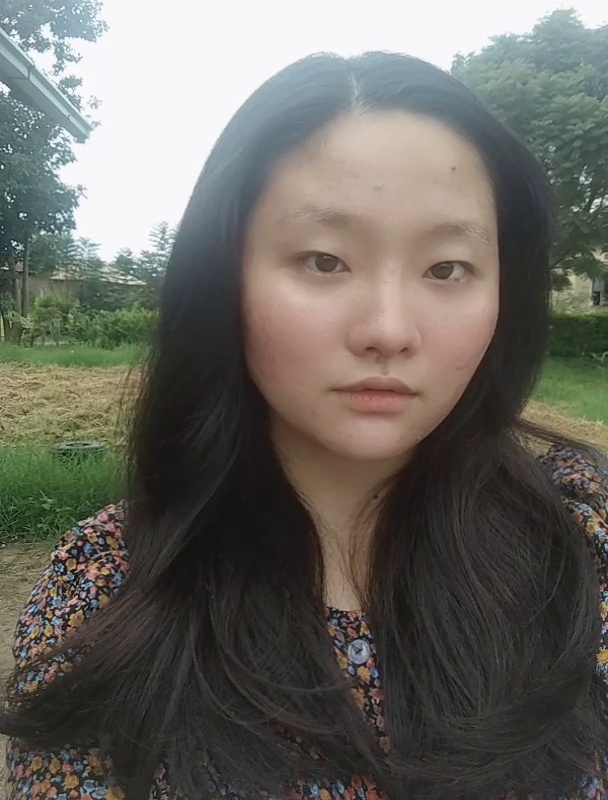
#> input picture training-data/p1/kang102.jpg, 608 x 800 px; its folder holds only this picture in this run
$ python recognizing-faces.py
#> lines starting #> are read from the running program, lines starting #| are printed output that depends on the picture
import cv2
import os
import numpy as np
from matplotlib import pyplot as plt

subjects = ["", "Wendy", "Ruby", "Betty"]

# function to detect face using OpenCV
def detect_face(img):
    gray = cv2.cvtColor(img, cv2.COLOR_BGR2GRAY)

    face_cascade = cv2.CascadeClassifier(cv2.data.haarcascades + 'haarcascade_frontalface_default.xml')
    faces = face_cascade.detectMultiScale(gray, scaleFactor=1.2, minNeighbors=5)

    # if no faces are detected then return original img
    if len(faces) == 0:
        return None, None

    # under the assumption that there will be only one face,
    # extract the face area
    (x, y, w, h) = faces[0]

    # return only the face part of the image
    return gray[y:y + w, x:x + h], faces[0]

def prepare_training_data(data_folder_path):
    # ------STEP-1--------
    # get the directories (one directory for each subject) in data folder
#> called with data_folder_path = 'training-data'
    dirs = os.listdir(data_folder_path)

    # list to hold all subject faces
    faces = []
    # list to hold labels for all subjects
    labels = []

    # let's go through each directory and read images within it
    for dir_name in dirs:

        # our subject directories start with letter 's' so
        # ignore any non-relevant directories if any
        if not dir_name.startswith("p"):
            continue;

        label = int(dir_name.replace("p", ""))

        subject_dir_path = data_folder_path + "/" + dir_name

        # get the images names that are inside the given subject directory
        subject_images_names = os.listdir(subject_dir_path)

        for image_name in subject_images_names:

            # ignore system files like .DS_Store
            if image_name.startswith("."):
                continue;

            # build image path
            # sample image path = training-data/a1/1.jpg
            image_path = subject_dir_path + "/" + image_name

            # read image
            image = cv2.imread(image_path)
#> image is the input picture: shape (800, 608, 3); mean B, G, R 96.6, 103.1, 105.2

            # display an image window to show the image
            cv2.imshow("Training on image...", cv2.resize(image, (400, 500)))
            cv2.waitKey(100)

            # detect face
            face, rect = detect_face(image)
#> in detect_face, `faces = face_cascade.detectMultiScale(gray, scaleFactor=1.2, minNeighb..`: faces = [[225, 143, 311, 311]]
#> in detect_face, `(x, y, w, h) = faces[0]`: x = 225; y = 143; w = 311
#> rect = [225, 143, 311, 311]

            # ------STEP-4--------
            # for the purpose of this tutorial
            # we will ignore faces that are not detected
            if face is not None:
                # add face to list of faces
                faces.append(face)
                # add label for this face
                labels.append(label)
#> pass 2 of the loop in prepare_training_data, `for dir_name in dirs:`:
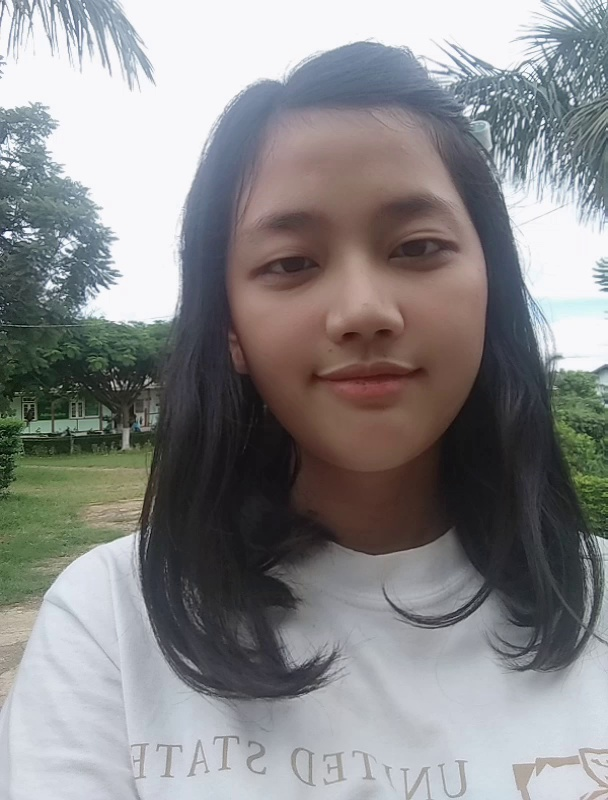
#> input picture training-data/p2/kang0.jpg, 608 x 800 px
#> in prepare_training_data, image is the input picture: shape (800, 608, 3); mean B, G, R 137.6, 136.8, 137.3
#> in detect_face (call 2), `gray = cv2.cvtColor(img, cv2.COLOR_BGR2GRAY)`:
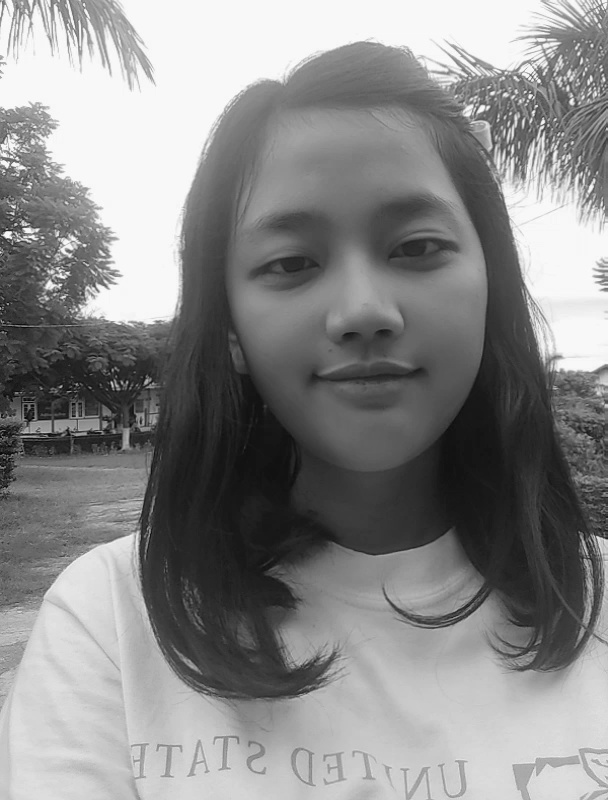
#> gray: shape (800, 608); min 5, max 254, mean 137.1
#> in detect_face (call 2), `faces = face_cascade.detectMultiScale(gray, scaleFactor=1.2, minNeighb..`: faces = [[184, 124, 336, 336]]
#> in detect_face (call 2), `(x, y, w, h) = faces[0]`: x = 184; y = 124; w = 336
#> in prepare_training_data, `face, rect = detect_face(image)`:
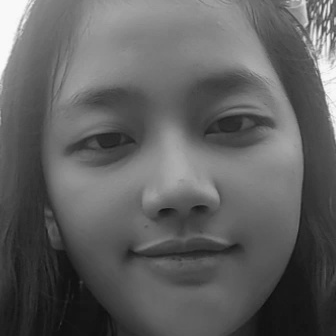
#> face: shape (336, 336); min 12, max 252, mean 95.9
#> in prepare_training_data, `face, rect = detect_face(image)`: rect = [184, 124, 336, 336]

    cv2.destroyAllWindows()
    cv2.waitKey(1)
    cv2.destroyAllWindows()

    return faces, labels


print("Preparing data...")
faces, labels = prepare_training_data("training-data")
#> faces = 2 items; labels = [1, 2]
print("Data prepared")

# print total faces and labels
print("Total faces: ", len(faces))
#| Total faces:  2
print("Total labels: ", len(labels))
#| Total labels:  2

# create our LBPH face recognizer
face_recognizer = cv2.face.LBPHFaceRecognizer_create()

# train our face recognizer of our training faces
face_recognizer.train(faces, np.array(labels))


# function to draw rectangle on image
# according to given (x, y) coordinates and
# given width and heigh

def draw_rectangle(img, rect):
    (x, y, w, h) = rect
    cv2.rectangle(img, (x, y), (x + w, y + h), (0, 0, 128), 10)

# function to draw text on give image starting from
# passed (x, y) coordinates.
def draw_text(img, text, x, y):
    cv2.putText(img, text, (x, y), cv2.FONT_HERSHEY_PLAIN, 10, (0, 0, 128), 10)


def predict(test_img):
    # this function recognizes the person in image passed
    # and draws a rectangle around detected face with name of the
    # subject

    # make a copy of the image as we don't want to change original image
    img = test_img.copy()
    # detect face from the image
    face, rect = detect_face(img)

    # predict the image using our face recognizer
    label = face_recognizer.predict(face)
    # get name of respective label returned by face recognizer
    label_text = subjects[label[0]]

    # draw a rectangle around face detected
    draw_rectangle(img, rect)
    # draw name of predicted person
    draw_text(img, label_text, rect[0], rect[1] - 5)

    return img

print("Predicting images...")

# load test images
test_img1 = cv2.imread("test-data/test1.jpg")
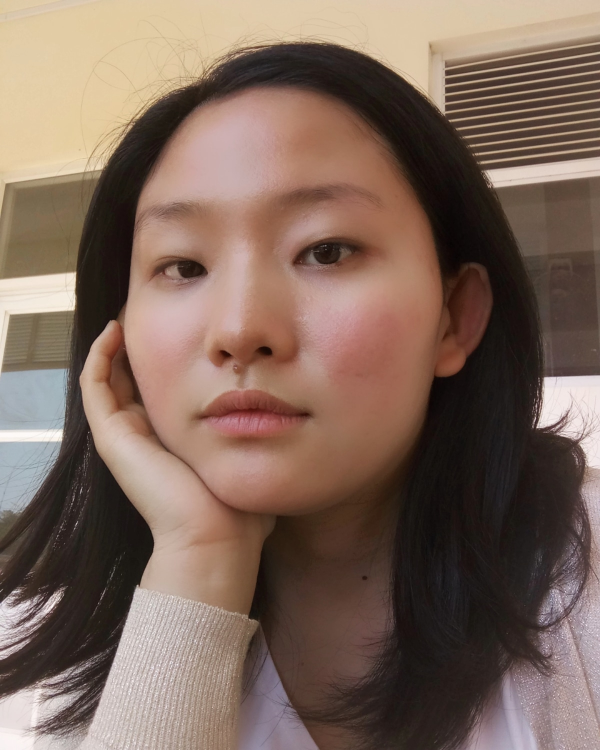
#> input picture test-data/test1.jpg, 1200 x 1500 px (shown at 1/2 size)
#> test_img1 is the input picture: shape (1500, 1200, 3); mean B, G, R 91.4, 103.6, 126.2
test_img2 = cv2.imread("test-data/test2.jpg")
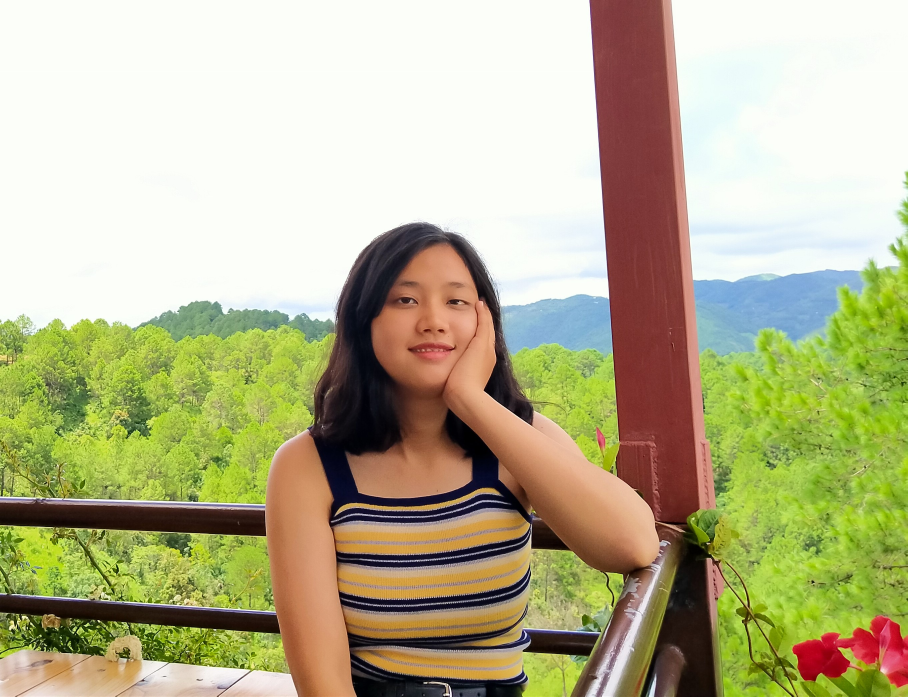
#> input picture test-data/test2.jpg, 2722 x 2089 px (shown at 1/3 size)
#> test_img2 is the input picture: shape (2089, 2722, 3); mean B, G, R 141.6, 178.9, 183
test_img3 = cv2.imread("test-data/test3.jpg")
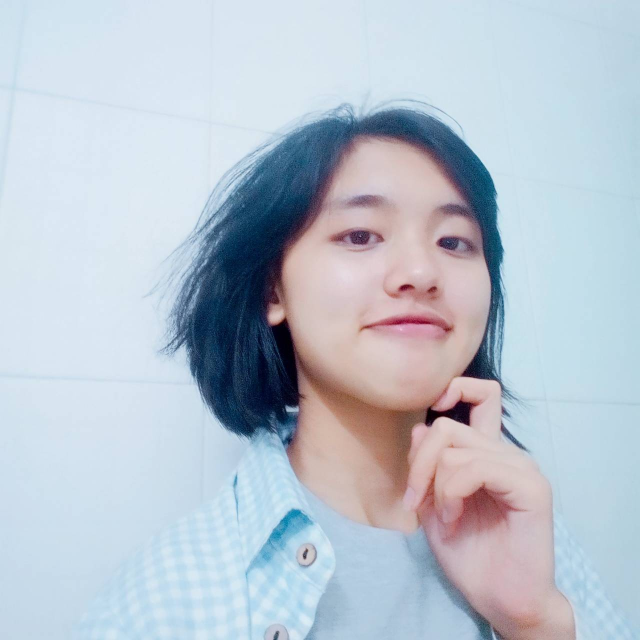
#> input picture test-data/test3.jpg, 1280 x 1280 px (shown at 1/2 size)
#> test_img3 is the input picture: shape (1280, 1280, 3); mean B, G, R 206.7, 195, 184.8


# perform a prediction
predicted_img1 = predict(test_img1)
#> in predict, `face, rect = detect_face(img)`: rect = [150, 229, 722, 722]
#> in predict, `label = face_recognizer.predict(face)`: label = (2, 52.45)
#> in predict, `label_text = subjects[label[0]]`: label_text = 'Ruby'
#> in draw_rectangle, `(x, y, w, h) = rect`: x = 150; y = 229; w = 722
predicted_img1 = cv2.cvtColor(predicted_img1.copy(), cv2.COLOR_BGR2RGB)

predicted_img2 = predict(test_img2)
#> in detect_face (call 4), `gray = cv2.cvtColor(img, cv2.COLOR_BGR2GRAY)`:
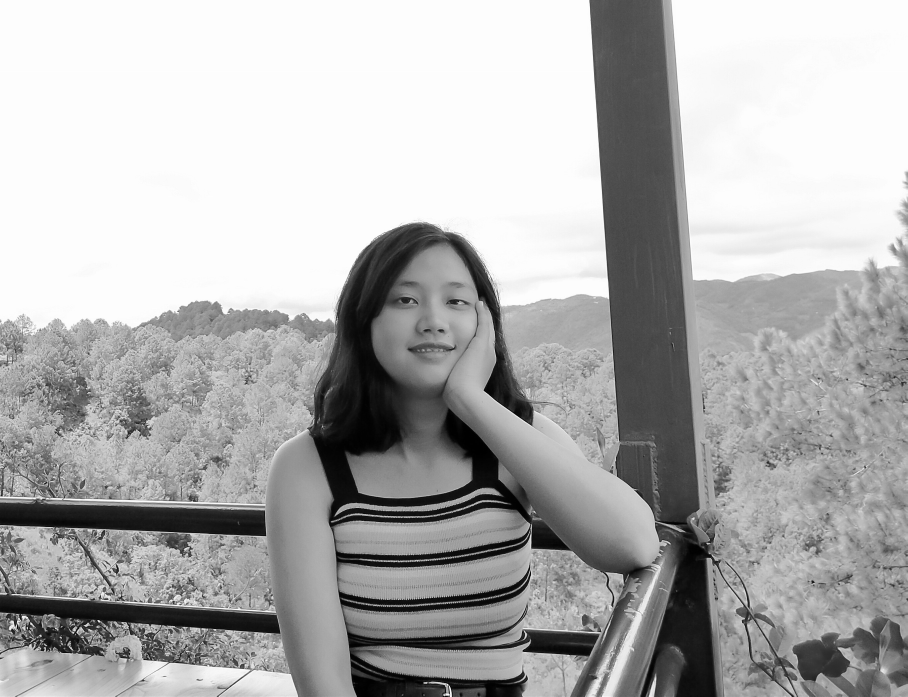
#> gray: shape (2089, 2722) (shown at 1/3 size); min 0, max 255, mean 175.9
#> in detect_face (call 4), `faces = face_cascade.detectMultiScale(gray, scaleFactor=1.2, minNeighb..`: faces = [[1117, 755, 373, 373]]
#> in detect_face (call 4), `(x, y, w, h) = faces[0]`: x = 1117; y = 755; w = 373
#> in predict (call 2), `face, rect = detect_face(img)`:
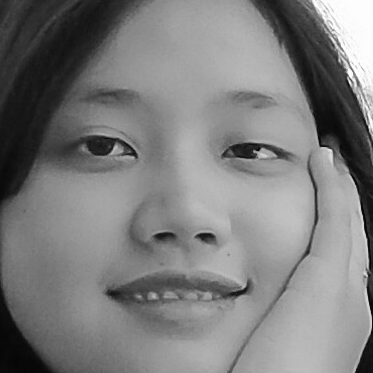
#> face: shape (373, 373); min 2, max 255, mean 125.2
#> in predict (call 2), `face, rect = detect_face(img)`: rect = [1117, 755, 373, 373]
#> in predict (call 2), `label = face_recognizer.predict(face)`: label = (1, 55.48)
#> in predict (call 2), `label_text = subjects[label[0]]`: label_text = 'Wendy'
predicted_img2 = cv2.cvtColor(predicted_img2.copy(), cv2.COLOR_BGR2RGB)

predicted_img3 = predict(test_img3)
#> in predict (call 3), `face, rect = detect_face(img)`:
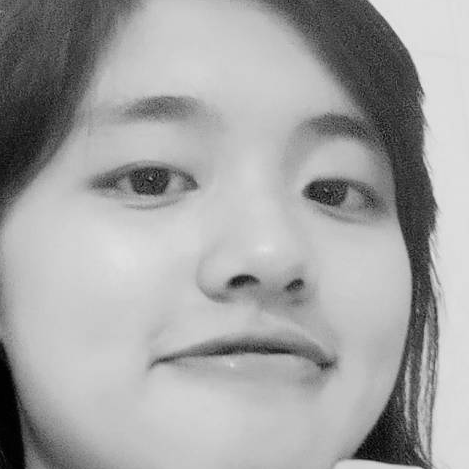
#> face: shape (469, 469); min 1, max 237, mean 163.3
#> in predict (call 3), `face, rect = detect_face(img)`: rect = [570, 294, 469, 469]
#> in predict (call 3), `label = face_recognizer.predict(face)`: label = (1, 71.91)
#> call 3 of draw_text, with text = 'Wendy', x = 570, y = 289
#> in draw_text (call 3), `cv2.putText(img, text, (x, y), cv2.FONT_HERSHEY_PLAIN, 10, (0, 0, 128)..`:
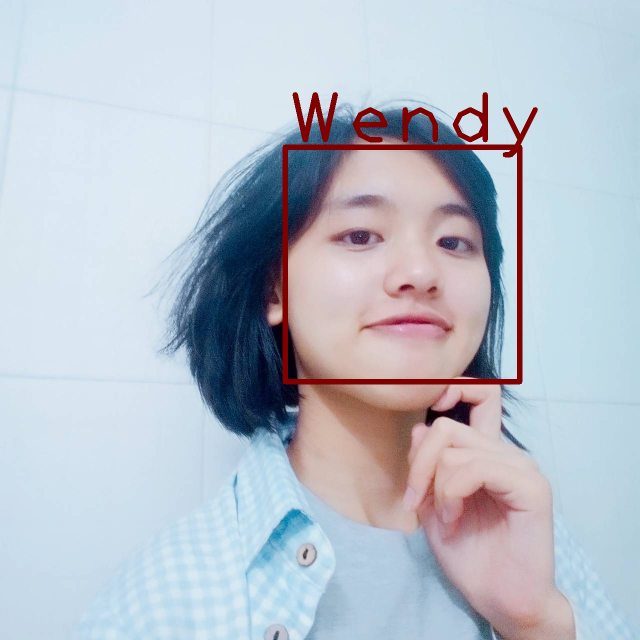
#> img: shape (1280, 1280, 3) (shown at 1/2 size); mean B, G, R 203.2, 191.9, 184.4
predicted_img3 = cv2.cvtColor(predicted_img3.copy(), cv2.COLOR_BGR2RGB)

print("Prediction complete")
# display both images
#cv2.imshow(subjects[1], predicted_img1)
#cv2.imshow(subjects[2], predicted_img2)
#cv2.imshow(subjects[3], predicted_img3)

titles = [subjects[1], subjects[2], subjects[3]]
images = [predicted_img1, predicted_img2, predicted_img3]

for i in range(3):
    plt.subplot(1, 3, i+1), plt.imshow(images[i], 'gray')
    plt.title(titles[i])
    plt.xticks([]), plt.yticks([])


plt.show()
cv2.waitKey(0)
cv2.destroyAllWindows()
